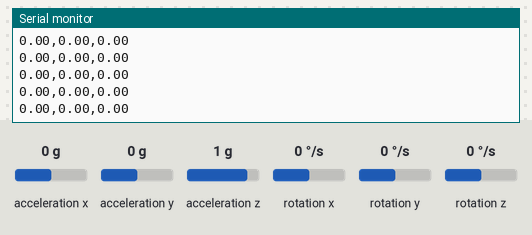
Bench run of a sketch on a simulated Arduino Uno, built with avr-gcc and run on an emulated ATmega328P. Parts: the last lines printed to the serial monitor. Wiring (inferred from the names in the program): MPU-6050 motion sensor at I2C address 0x68. The test bench sets the inputs (shaded band); at power-on: rotation x 0 °/s, rotation y 0 °/s, rotation z 0 °/s, acceleration x 0 g, acceleration y 0 g, acceleration z 1 g.

Above: at 3.3 s.
3.4 s: rotation x set to -100 °/s
At 4.4 s:
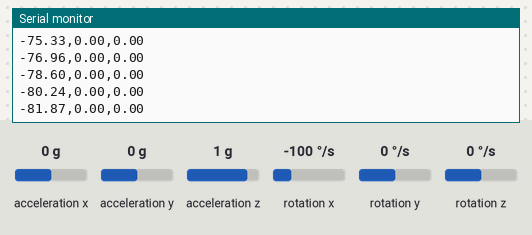
6.4 s: rotation y set to -192 °/s
At 7.3 s:
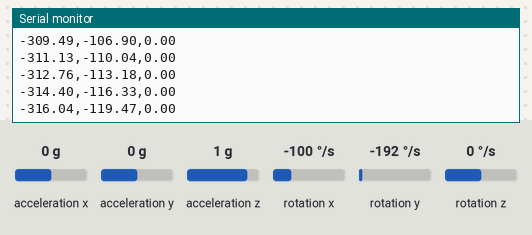
9.4 s: rotation z set to -192 °/s
At 10.5 s:
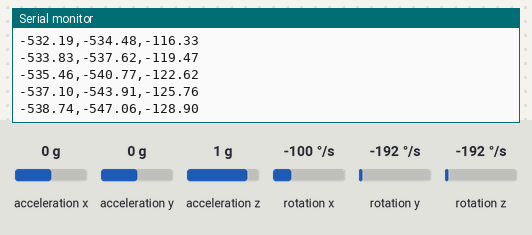
Timing chart, 0 to 12.4 s (numbered marks = the images above; inputs shaded):
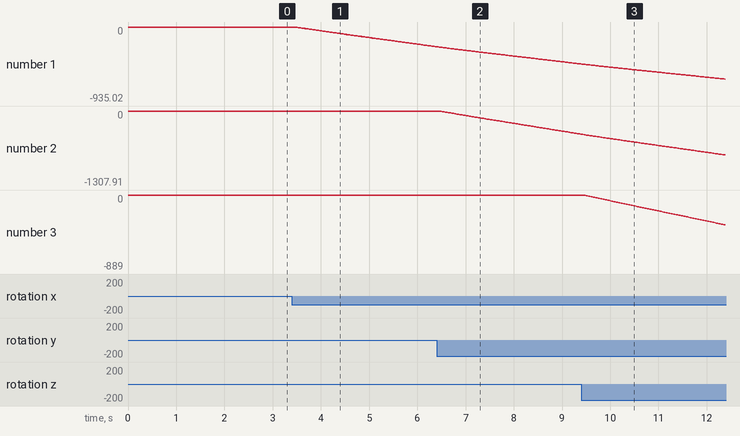

Measured:
- after the input at 3.4 s, the serial monitor: prints a new line after 0.08 s (image 1)
- plotted number 1: 0 → -248.9 after the input at 3.4 s

The sketch:

main.ino
```cpp
#include <Arduino.h>
#include <Wire.h>

const int MPU_addr = 0x68; // I2C address of the MPU-6050
int16_t AcX, AcY, AcZ, Tmp, GyX, GyY, GyZ;
float psi = 0, theta = 0, phi = 0, psiAdjust = 0, thetaAdjust = 0, phiAdjust = 0;

const int baud               = 9600,
          sampleRate         = 8000,
          calibrationSamples = 300;
const String d               = ","; // delimiter

const float sampleTime = 1.0 / sampleRate;

void read() {
    Wire.beginTransmission(MPU_addr);
    Wire.write(0x3B); // starting with register 0x3B (ACCEL_XOUT_H)
    Wire.endTransmission(false);
    Wire.requestFrom(MPU_addr, 14, true); // request a total of 14 registers
    AcX = Wire.read() << 8 | Wire.read(); // 0x3B (ACCEL_XOUT_H) & 0x3C (ACCEL_XOUT_L)
    AcY = Wire.read() << 8 | Wire.read(); // 0x3D (ACCEL_YOUT_H) & 0x3E (ACCEL_YOUT_L)
    AcZ = Wire.read() << 8 | Wire.read(); // 0x3F (ACCEL_ZOUT_H) & 0x40 (ACCEL_ZOUT_L)
    Tmp = Wire.read() << 8 | Wire.read(); // 0x41 (TEMP_OUT_H) & 0x42 (TEMP_OUT_L)
    GyX = Wire.read() << 8 | Wire.read(); // 0x43 (GYRO_XOUT_H) & 0x44 (GYRO_XOUT_L)
    GyY = Wire.read() << 8 | Wire.read(); // 0x45 (GYRO_YOUT_H) & 0x46 (GYRO_YOUT_L)
    GyZ = Wire.read() << 8 | Wire.read(); // 0x47 (GYRO_ZOUT_H) & 0x48 (GYRO_ZOUT_L)

    psi   += GyX * sampleTime - psiAdjust;
    theta += GyY * sampleTime - thetaAdjust;
    phi   += GyZ * sampleTime - phiAdjust;
}

void calibrate(const int samples) {
    float dPsiSum = 0, dThetaSum = 0, dPhiSum = 0;

    read();
    float lastPsi   = psi,
          lastTheta = theta,
          lastPhi   = phi;

    for (int i = 0; i < samples - 1; i++) {
        read();

        dPsiSum   += psi   - lastPsi;
        dThetaSum += theta - lastTheta;
        dPhiSum   += phi   - lastPhi;

        lastPsi   = psi;
        lastTheta = theta;
        lastPhi   = phi;

        Serial.println("0,0,0");
        delay(sampleTime);
    }

    psiAdjust   = dPsiSum   / samples;
    thetaAdjust = dThetaSum / samples;
    phiAdjust   = dPhiSum   / samples;

    psi = theta = phi = 0;
}

void setup() {
    Wire.begin();
    Wire.beginTransmission(MPU_addr);
    Wire.write(0x6B); // PWR_MGMT_1 register
    Wire.write(0);    // set to zero (wakes up the MPU-6050)
    Wire.endTransmission(true);
    Serial.begin(baud);
    calibrate(calibrationSamples);
    Serial.println("yaw,pitch,roll");
}

void loop() {
    read();
    Serial.println(psi +d+ theta +d+ phi);
    delay(sampleTime);
}
```
